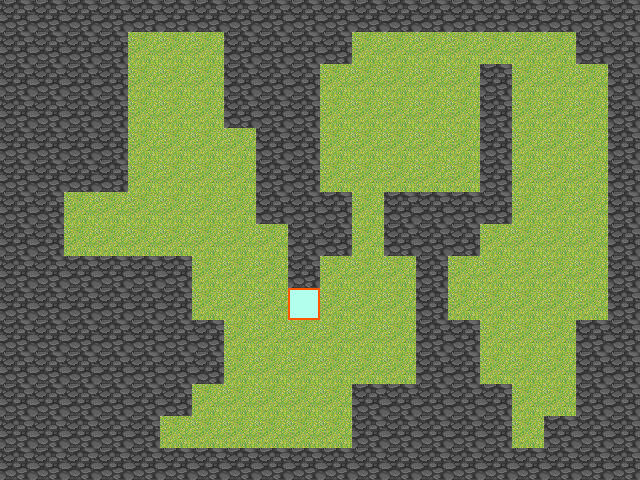

The image is a tile-based game level rendered from a .tmx file. Its description and complete source (layers, tilesets, objects, tile grids) follow:
An orthogonal 20x15 tile map with 32x32 px tiles, 3 tile layers (decoration, solidObjects, moveableObjects), 3 tilesets.

<map version="1.0" orientation="orthogonal" renderorder="right-down" width="20" height="15" tilewidth="32" tileheight="32" nextobjectid="1">
 <tileset firstgid="1" name="Grass" tilewidth="32" tileheight="32" tilecount="12" columns="3">
  <image source="sprites/Graphics/Autotiles/043-Grass02.png" width="96" height="128" />
 </tileset>
 <tileset firstgid="13" name="Rocks" tilewidth="32" tileheight="32" tilecount="12" columns="3">
  <image source="sprites/Graphics/Autotiles/066-CF_Ground03.png" width="96" height="128" />
 </tileset>
 <tileset firstgid="25" name="Player" tilewidth="32" tileheight="32" tilecount="1" columns="1">
  <image source="sprites/Graphics/Autotiles/TestingTile.png" width="32" height="32" />
 </tileset>
 <layer name="decoration" width="20" height="15">
  <properties>
   <property name="type" value="0" />
  </properties>
  <data encoding="csv">
8,8,8,8,8,8,8,8,8,8,8,8,8,8,8,8,8,8,8,8,
8,8,8,8,8,8,8,8,8,8,8,8,8,8,8,8,8,8,8,8,
8,8,8,8,8,8,8,8,8,8,8,8,8,8,8,8,8,8,8,8,
8,8,8,8,8,8,8,8,8,8,8,8,8,8,8,8,8,8,8,8,
8,8,8,8,8,8,8,8,8,8,8,8,8,8,8,8,8,8,8,8,
8,8,8,8,8,8,8,8,8,8,8,8,8,8,8,8,8,8,8,8,
8,8,8,8,8,8,8,8,8,8,8,8,8,8,8,8,8,8,8,8,
8,8,8,8,8,8,8,8,8,8,8,8,8,8,8,8,8,8,8,8,
8,8,8,8,8,8,8,8,8,8,8,8,8,8,8,8,8,8,8,8,
8,8,8,8,8,8,8,8,8,8,8,8,8,8,8,8,8,8,8,8,
8,8,8,8,8,8,8,8,8,8,8,8,8,8,8,8,8,8,8,8,
8,8,8,8,8,8,8,8,8,8,8,8,8,8,8,8,8,8,8,8,
8,8,8,8,8,8,8,8,8,8,8,8,8,8,8,8,8,8,8,8,
8,8,8,8,8,8,8,8,8,8,8,8,8,8,8,8,8,8,8,8,
8,8,8,8,8,8,8,8,8,8,8,8,8,8,8,8,8,8,8,8
</data>
 </layer>
 <layer name="solidObjects" width="20" height="15">
  <properties>
   <property name="collision" value="true" />
  </properties>
  <data encoding="csv">
20,20,20,20,20,20,20,20,20,20,20,20,20,20,20,20,20,20,20,20,
20,20,20,20,0,0,0,20,20,20,20,0,0,0,0,0,0,0,20,20,
20,20,20,20,0,0,0,20,20,20,0,0,0,0,0,20,0,0,0,20,
20,20,20,20,0,0,0,20,20,20,0,0,0,0,0,20,0,0,0,20,
20,20,20,20,0,0,0,0,20,20,0,0,0,0,0,20,0,0,0,20,
20,20,20,20,0,0,0,0,20,20,0,0,0,0,0,20,0,0,0,20,
20,20,0,0,0,0,0,0,20,20,20,0,20,20,20,20,0,0,0,20,
20,20,0,0,0,0,0,0,0,20,20,0,20,20,20,0,0,0,0,20,
20,20,20,20,20,20,0,0,0,20,0,0,0,20,0,0,0,0,0,20,
20,20,20,20,20,20,0,0,0,0,0,0,0,20,0,0,0,0,0,20,
20,20,20,20,20,20,20,0,0,0,0,0,0,20,20,0,0,0,20,20,
20,20,20,20,20,20,20,0,0,0,0,0,0,20,20,0,0,0,20,20,
20,20,20,20,20,20,0,0,0,0,0,20,20,20,20,20,0,0,20,20,
20,20,20,20,20,0,0,0,0,0,0,20,20,20,20,20,0,20,20,20,
20,20,20,20,20,20,20,20,20,20,20,20,20,20,20,20,20,20,20,20
</data>
 </layer>
 <layer name="moveableObjects" width="20" height="15">
  <data encoding="csv">
0,0,0,0,0,0,0,0,0,0,0,0,0,0,0,0,0,0,0,0,
0,0,0,0,0,0,0,0,0,0,0,0,0,0,0,0,0,0,0,0,
0,0,0,0,0,0,0,0,0,0,0,0,0,0,0,0,0,0,0,0,
0,0,0,0,0,0,0,0,0,0,0,0,0,0,0,0,0,0,0,0,
0,0,0,0,0,0,0,0,0,0,0,0,0,0,0,0,0,0,0,0,
0,0,0,0,0,0,0,0,0,0,0,0,0,0,0,0,0,0,0,0,
0,0,0,0,0,0,0,0,0,0,0,0,0,0,0,0,0,0,0,0,
0,0,0,0,0,0,0,0,0,0,0,0,0,0,0,0,0,0,0,0,
0,0,0,0,0,0,0,0,0,0,0,0,0,0,0,0,0,0,0,0,
0,0,0,0,0,0,0,0,0,25,0,0,0,0,0,0,0,0,0,0,
0,0,0,0,0,0,0,0,0,0,0,0,0,0,0,0,0,0,0,0,
0,0,0,0,0,0,0,0,0,0,0,0,0,0,0,0,0,0,0,0,
0,0,0,0,0,0,0,0,0,0,0,0,0,0,0,0,0,0,0,0,
0,0,0,0,0,0,0,0,0,0,0,0,0,0,0,0,0,0,0,0,
0,0,0,0,0,0,0,0,0,0,0,0,0,0,0,0,0,0,0,0
</data>
 </layer>
</map>
